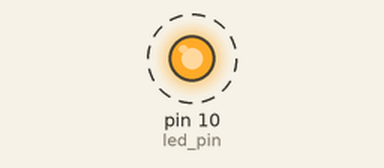
Recording of a program running on a simulated Raspberry Pi (header pin numbers). On the bench: output pins drawn as LEDs (lit = HIGH). Dashed ring = blinking.

Above: at 0.2 s.
Timing chart, 0 to 3.0 s (numbered marks = the images above):
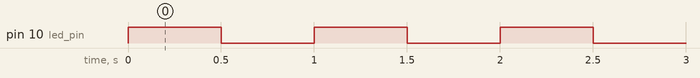

Measured:
- by itself, pin 10 (led_pin): alternates HIGH for 0.50 s and LOW for 0.50 s

The program:

01_LED_cntl.py
```python
import RPi.GPIO as GPIO
import time

led_pin = 10

GPIO.setmode(GPIO.BOARD) # 보드의 물리적인 핀 설정
# GPIO.setmode(GPIO.BCM) # BCM 칩의 핀 설정

GPIO.setup(led_pin, GPIO.OUT, initial=GPIO.LOW) # 핀모드 설정

while True:
    GPIO.output(led_pin, GPIO.HIGH) # 핀값 출력
    time.sleep(0.5) # 초
    GPIO.output(led_pin, GPIO.LOW)
    time.sleep(0.5)
```
